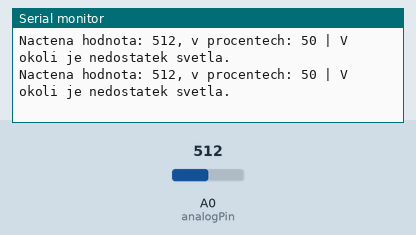
This sketch was run on a simulated Arduino Uno, built with avr-gcc and run on an emulated ATmega328P. Parts: the last lines printed to the serial monitor. The test bench sets the inputs (shaded band); at power-on: A0 (analogPin) = 512.

Above: at 1.3 s.
1.4 s: A0 (analogPin) set to 534
At 1.9 s:
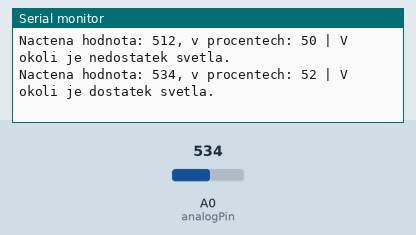
3.5 s: A0 (analogPin) set to 511
At 4.0 s:
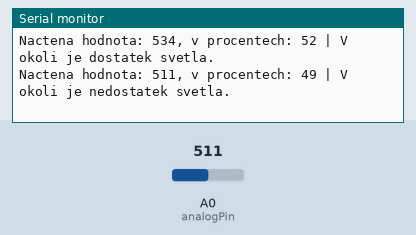

The sketch:

LightSenzor.ino
```cpp
// Světelný senzor TEMT6000

// nastavení čísla propojovacího pinu
#define analogPin A0
// vytvoření proměnných pro výsledky měření
int analogHodnota;
int prepocet;

void setup() {
  // zahájení komunikace po sériové lince
  // rychlostí 9600 baud
  Serial.begin(9600);
}

void loop() {
  // načtení hodnoty z analogového pinu
  analogHodnota = analogRead(analogPin);
  // přepočet analogové hodnoty z celého rozsahu
  //  0-1023 na procentuální rozsah 0-100
  prepocet = map(analogHodnota, 0, 1023, 0, 100);
  // výpis načtených dat po sériové lince
  Serial.print("Nactena hodnota: ");
  Serial.print(analogHodnota);
  Serial.print(", v procentech: ");
  Serial.print(prepocet);
  if (prepocet > 50) {
    Serial.println(" | V okoli je dostatek svetla.");
  }
  else {
    Serial.println(" | V okoli je nedostatek svetla.");
  }
  // pauza před novým během loop smyčky
  delay(500);
}
```

Measured:
- the behaviour switches between 521 and 522 on A0 (analogPin) (found by bisection; images 0 and 1)
- after the input at 1.4 s, the serial monitor: prints a new line after 0.12 s (image 1)
- after the input at 3.5 s, the serial monitor: prints a new line at once (image 2)
